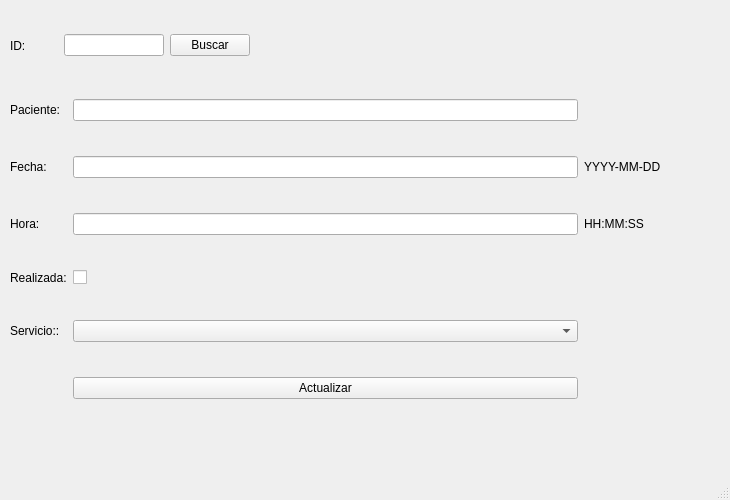
<?xml version="1.0" encoding="UTF-8"?>
<ui version="4.0">
 <class>update</class>
 <widget class="QMainWindow" name="update">
  <property name="geometry">
   <rect>
    <x>0</x>
    <y>0</y>
    <width>730</width>
    <height>500</height>
   </rect>
  </property>
  <property name="maximumSize">
   <size>
    <width>730</width>
    <height>500</height>
   </size>
  </property>
  <property name="windowTitle">
   <string>MainWindow</string>
  </property>
  <widget class="QWidget" name="centralwidget">
   <widget class="QWidget" name="gridLayoutWidget">
    <property name="geometry">
     <rect>
      <x>10</x>
      <y>70</y>
      <width>651</width>
      <height>361</height>
     </rect>
    </property>
    <layout class="QGridLayout" name="gridLayout">
     <item row="3" column="1">
      <widget class="QCheckBox" name="realizada">
       <property name="text">
        <string/>
       </property>
      </widget>
     </item>
     <item row="4" column="1">
      <widget class="QComboBox" name="servicio"/>
     </item>
     <item row="1" column="3">
      <widget class="QLabel" name="label_6">
       <property name="text">
        <string>YYYY-MM-DD</string>
       </property>
      </widget>
     </item>
     <item row="2" column="0">
      <widget class="QLabel" name="label_3">
       <property name="text">
        <string>Hora:</string>
       </property>
      </widget>
     </item>
     <item row="4" column="0">
      <widget class="QLabel" name="label_5">
       <property name="text">
        <string>Servicio::</string>
       </property>
      </widget>
     </item>
     <item row="3" column="0">
      <widget class="QLabel" name="label_4">
       <property name="text">
        <string>Realizada:</string>
       </property>
      </widget>
     </item>
     <item row="1" column="1">
      <widget class="QLineEdit" name="fecha"/>
     </item>
     <item row="5" column="1">
      <widget class="QPushButton" name="actualizar">
       <property name="text">
        <string>Actualizar</string>
       </property>
      </widget>
     </item>
     <item row="2" column="3">
      <widget class="QLabel" name="label_7">
       <property name="text">
        <string>HH:MM:SS</string>
       </property>
      </widget>
     </item>
     <item row="1" column="0">
      <widget class="QLabel" name="label_2">
       <property name="text">
        <string>Fecha:</string>
       </property>
      </widget>
     </item>
     <item row="2" column="1">
      <widget class="QLineEdit" name="hora"/>
     </item>
     <item row="0" column="0">
      <widget class="QLabel" name="label_8">
       <property name="text">
        <string>Paciente:</string>
       </property>
      </widget>
     </item>
     <item row="0" column="1">
      <widget class="QLineEdit" name="paciente"/>
     </item>
    </layout>
   </widget>
   <widget class="QWidget" name="horizontalLayoutWidget">
    <property name="geometry">
     <rect>
      <x>10</x>
      <y>20</y>
      <width>240</width>
      <height>51</height>
     </rect>
    </property>
    <layout class="QHBoxLayout" name="horizontalLayout">
     <item>
      <widget class="QLabel" name="label">
       <property name="text">
        <string>ID:</string>
       </property>
      </widget>
     </item>
     <item>
      <widget class="QLineEdit" name="id">
       <property name="maximumSize">
        <size>
         <width>100</width>
         <height>16777215</height>
        </size>
       </property>
      </widget>
     </item>
     <item>
      <widget class="QPushButton" name="buscar">
       <property name="text">
        <string>Buscar</string>
       </property>
      </widget>
     </item>
    </layout>
   </widget>
  </widget>
  <widget class="QMenuBar" name="menubar">
   <property name="geometry">
    <rect>
     <x>0</x>
     <y>0</y>
     <width>730</width>
     <height>30</height>
    </rect>
   </property>
  </widget>
  <widget class="QStatusBar" name="statusbar"/>
 </widget>
 <resources/>
 <connections/>
</ui>
